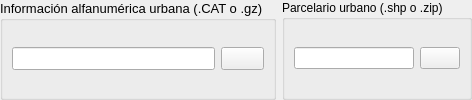
           <widget class="QWidget" name="widget_opcion_U_unique" native="true">
            <layout class="QHBoxLayout" name="horizontalLayout_22">
             <property name="leftMargin">
              <number>0</number>
             </property>
             <property name="topMargin">
              <number>0</number>
             </property>
             <property name="rightMargin">
              <number>0</number>
             </property>
             <property name="bottomMargin">
              <number>0</number>
             </property>
             <item>
              <widget class="QGroupBox" name="Group_CAT_U_unique">
               <property name="font">
                <font>
                 <pointsize>10</pointsize>
                </font>
               </property>
               <property name="title">
                <string>Información alfanumérica urbana (.CAT o .gz)</string>
               </property>
               <property name="flat">
                <bool>true</bool>
               </property>
               <layout class="QHBoxLayout" name="horizontalLayout_35">
                <item>
                 <widget class="QLineEdit" name="dir_cat_urb_unique"/>
                </item>
                <item>
                 <widget class="QPushButton" name="button_cat_urb_unique">
                  <property name="cursor">
                   <cursorShape>PointingHandCursor</cursorShape>
                  </property>
                  <property name="text">
                   <string/>
                  </property>
                  <property name="iconSize">
                   <size>
                    <width>20</width>
                    <height>20</height>
                   </size>
                  </property>
                 </widget>
                </item>
               </layout>
              </widget>
             </item>
             <item>
              <widget class="QGroupBox" name="Group_SHP_U_unique">
               <property name="sizePolicy">
                <sizepolicy hsizetype="Preferred" vsizetype="Preferred">
                 <horstretch>0</horstretch>
                 <verstretch>0</verstretch>
                </sizepolicy>
               </property>
               <property name="title">
                <string>Parcelario urbano (.shp o .zip)</string>
               </property>
               <layout class="QHBoxLayout" name="horizontalLayout_15">
                <item>
                 <widget class="QLineEdit" name="dir_shp_urb_unique"/>
                </item>
                <item>
                 <widget class="QPushButton" name="button_shp_urb_unique">
                  <property name="cursor">
                   <cursorShape>PointingHandCursor</cursorShape>
                  </property>
                  <property name="text">
                   <string/>
                  </property>
                  <property name="iconSize">
                   <size>
                    <width>20</width>
                    <height>20</height>
                   </size>
                  </property>
                 </widget>
                </item>
               </layout>
              </widget>
             </item>
            </layout>
           </widget>
